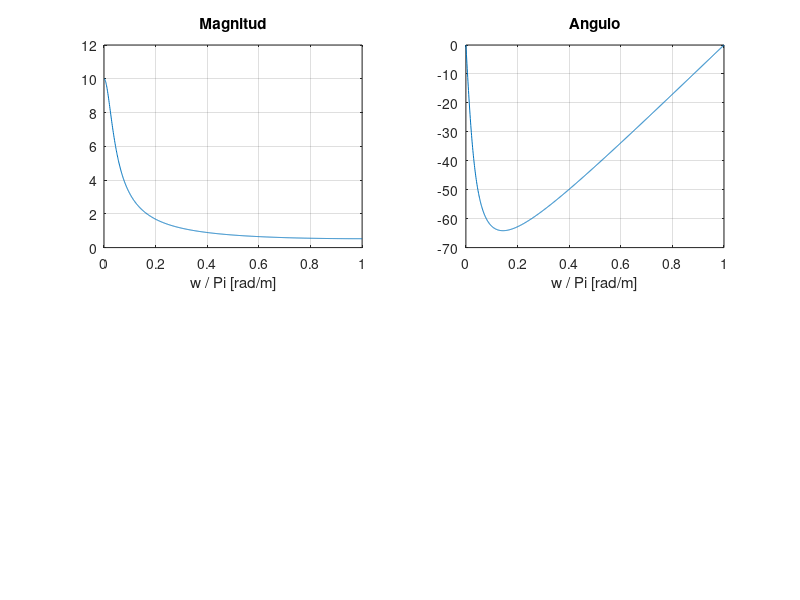

Here is the MATLAB script that generated this plot:
b = [1];
a = [1 -0.9]; 
w = [0 : 0.001 : 1] * pi;
H = freqz(b, a, w); M = abs(H); A = (180/pi) * angle(H);
subplot (2,2,1); plot(w/pi, M); title('Magnitud');
xlabel('w / Pi [rad/m]'); grid;
subplot (2,2,2); plot(w/pi, A); title('Angulo');
xlabel('w / Pi [rad/m]'); grid;